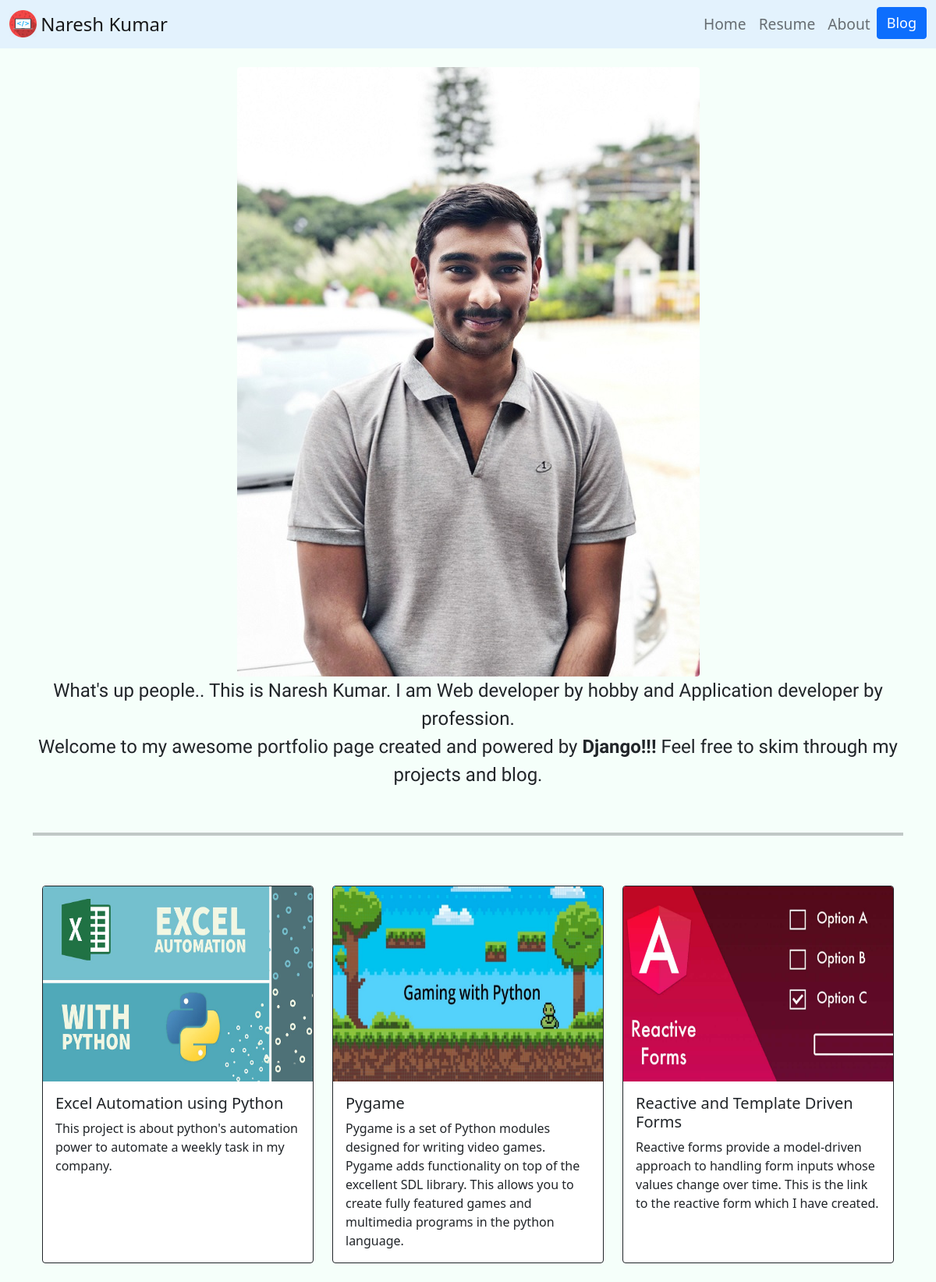
The page / on the database its author committed.
### portfolio/models.py (models this page shows, shortened)
class Project(models.Model):
    title = models.CharField(max_length=50)
    description = models.CharField(max_length=300)
    image = models.ImageField(upload_to='portfolio/images/')
    url = models.URLField(blank=True)

### portfolio/views.py (the view)
# urls.py: 2. Add a URL to urlpatterns:  path('', views.home, name='home')
def home(request):
    projects = Project.objects.all()
    return render(request, 'portfolio/home.html', { 'projects': projects })

### portfolio/templates/portfolio/home.html
{% extends 'portfolio/base.html' %}
{% block content %}
{% load static %}
<div class="container">
    <br>
    <div class="text-center">
        <img src="{% static 'portfolio/Portfolio_home_pic.jpg' %}" class="rounded">
        <br>
        <p class="fs-4" style="font-family:KoHo"> What's up people.. This is Naresh Kumar. I am Web developer by hobby and Application developer by profession. <br>
            Welcome to my awesome portfolio page created and powered by <b>Django!!!</b> Feel free to skim through my projects and blog. </p>
    </div>
    <br>
    <hr style="height: 4px;">
    <br><br>
</div>
<div class="container px-4">
    <div class="row row-cols-3">
        {% for project in projects %}
        <div class="col">
            <div class="card text-dark border-dark h-100">
                {% if project.url %}
                    <a href="{{ project.url }}" target="_blank">
                        <img src="{{ project.image.url }}" class="card-img-top" width=350 height=250>
                    </a>
                {% else %}
                    <img src="{{ project.image.url }}" class="card-img-top" width=350 height=250>
                {% endif %}
                <div class="card-body">
                    <h5 class="card-title"> {{ project.title }} </h5>
                    <p class="card-text"> {{ project.description }} </p>
                </div>
            </div>
        </div>
        {% endfor %}
    </div>
</div>
<br>
{% endblock %}

### portfolio/templates/portfolio/base.html (shortened to what this page needs)
<!doctype html>
<html lang="en">
  <head>
    <link href="https://cdn.jsdelivr.net/npm/bootstrap@5.0.1/dist/css/bootstrap.min.css" rel="stylesheet">
    {% load static %}
    <nav class="navbar navbar-expand-sm navbar-light" style="background-color: #e3f2fd;">
        <div class="container-fluid">
            <a class="navbar-brand" href="{% url 'home' %}">
                <img src="{% static 'portfolio/icon.png' %}" width="35" height="35" class="d-inline-block align-top">
                <span style="font-size: larger;">Naresh Kumar</span>
            </a>
            <ul class="navbar-nav ml-auto" style="font-size: larger;">
                <li class="nav-item">
                    <a class="nav-link" href="{% url 'home' %}">Home</a>
                </li>
                <li class="nav-item">
                    <a class="nav-link" href="{% static 'portfolio/Resume.pdf' %}" target="_blank">Resume</a>
                </li>
                <li class="nav-item">
                    <a class="nav-link" href="{% url 'about' %}">About</a>
                </li>
                <li class="nav-item">
                    <a class="btn btn-primary" style="font-size: large;" href="{% url 'blog:all_blogs' %}">Blog</a>
                </li>
            </ul>
        </div>
    </nav>
    </head>
<body style="background-color: mintcream;">
  {% block content %} {% endblock %}
</body>
</html>

### rows shown on the page
Project: image (picture), title "Excel Automation using Python", description "This project is about python's automation power to automate a weekly task in my company."
Project: image (picture), title "Pygame", description "Pygame is a set of Python modules designed for writing video games. Pygame adds functionality on top of the excellent SDL library. This allows you to create fully featured games and multimedia programs in the python language."
Project: image (picture), title "Reactive and Template Driven Forms", description "Reactive forms provide a model-driven approach to handling form inputs whose values change over time. This is the link to the reactive form which I have created."
